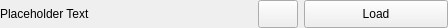
<?xml version="1.0" encoding="UTF-8"?>
<ui version="4.0">
 <class>TexturePickerWidget</class>
 <widget class="QWidget" name="TexturePickerWidget">
  <property name="geometry">
   <rect>
    <x>0</x>
    <y>0</y>
    <width>448</width>
    <height>28</height>
   </rect>
  </property>
  <property name="sizePolicy">
   <sizepolicy hsizetype="Preferred" vsizetype="Preferred">
    <horstretch>0</horstretch>
    <verstretch>0</verstretch>
   </sizepolicy>
  </property>
  <property name="maximumSize">
   <size>
    <width>16777215</width>
    <height>16777215</height>
   </size>
  </property>
  <property name="windowTitle">
   <string>Form</string>
  </property>
  <layout class="QGridLayout" name="gridLayout">
   <property name="leftMargin">
    <number>0</number>
   </property>
   <property name="topMargin">
    <number>0</number>
   </property>
   <property name="rightMargin">
    <number>0</number>
   </property>
   <property name="bottomMargin">
    <number>0</number>
   </property>
   <property name="spacing">
    <number>0</number>
   </property>
   <item row="0" column="0">
    <widget class="QLabel" name="label">
     <property name="sizePolicy">
      <sizepolicy hsizetype="Preferred" vsizetype="Preferred">
       <horstretch>1</horstretch>
       <verstretch>0</verstretch>
      </sizepolicy>
     </property>
     <property name="minimumSize">
      <size>
       <width>0</width>
       <height>0</height>
      </size>
     </property>
     <property name="maximumSize">
      <size>
       <width>16777215</width>
       <height>16777215</height>
      </size>
     </property>
     <property name="sizeIncrement">
      <size>
       <width>0</width>
       <height>0</height>
      </size>
     </property>
     <property name="text">
      <string>Placeholder Text</string>
     </property>
     <property name="margin">
      <number>0</number>
     </property>
    </widget>
   </item>
   <item row="0" column="1">
    <widget class="QWidget" name="widget" native="true">
     <property name="sizePolicy">
      <sizepolicy hsizetype="Preferred" vsizetype="Preferred">
       <horstretch>1</horstretch>
       <verstretch>0</verstretch>
      </sizepolicy>
     </property>
     <layout class="QHBoxLayout" name="horizontalLayout_2">
      <property name="leftMargin">
       <number>0</number>
      </property>
      <property name="topMargin">
       <number>0</number>
      </property>
      <property name="rightMargin">
       <number>0</number>
      </property>
      <property name="bottomMargin">
       <number>0</number>
      </property>
      <item>
       <widget class="QLabel" name="texture">
        <property name="enabled">
         <bool>true</bool>
        </property>
        <property name="sizePolicy">
         <sizepolicy hsizetype="Preferred" vsizetype="Preferred">
          <horstretch>0</horstretch>
          <verstretch>0</verstretch>
         </sizepolicy>
        </property>
        <property name="minimumSize">
         <size>
          <width>28</width>
          <height>28</height>
         </size>
        </property>
        <property name="maximumSize">
         <size>
          <width>28</width>
          <height>28</height>
         </size>
        </property>
        <property name="cursor">
         <cursorShape>PointingHandCursor</cursorShape>
        </property>
        <property name="mouseTracking">
         <bool>true</bool>
        </property>
        <property name="frameShape">
         <enum>QFrame::NoFrame</enum>
        </property>
        <property name="text">
         <string/>
        </property>
        <property name="alignment">
         <set>Qt::AlignCenter</set>
        </property>
       </widget>
      </item>
      <item>
       <layout class="QHBoxLayout" name="horizontalLayout">
        <item>
         <widget class="QPushButton" name="clear">
          <property name="sizePolicy">
           <sizepolicy hsizetype="Minimum" vsizetype="Preferred">
            <horstretch>0</horstretch>
            <verstretch>0</verstretch>
           </sizepolicy>
          </property>
          <property name="text">
           <string/>
          </property>
         </widget>
        </item>
        <item>
         <widget class="QPushButton" name="load">
          <property name="sizePolicy">
           <sizepolicy hsizetype="Minimum" vsizetype="Preferred">
            <horstretch>1</horstretch>
            <verstretch>0</verstretch>
           </sizepolicy>
          </property>
          <property name="text">
           <string>Load</string>
          </property>
         </widget>
        </item>
       </layout>
      </item>
     </layout>
    </widget>
   </item>
  </layout>
 </widget>
 <resources/>
 <connections/>
</ui>
